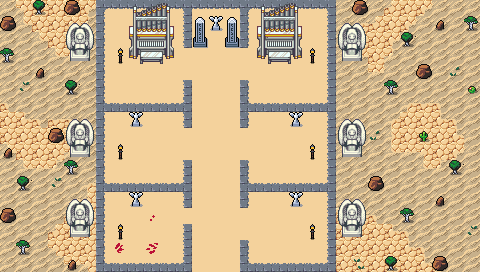

A level layout from a 2D game, rendered from its tile map. Below: a short description, then the map file with tile-grid data replaced by summaries:
An orthogonal 30x17 tile map with 16x16 px tiles, 4 tile layers (Collision, Background, Walls and Ground, Clutter), 3 tilesets and 20 objects.

<map version="1.10" tiledversion="1.11.2" orientation="orthogonal" renderorder="right-down" width="30" height="17" tilewidth="16" tileheight="16" infinite="0" nextlayerid="7" nextobjectid="94">
 <editorsettings>
  <export target="wastetown..tmx" format="tmx" />
 </editorsettings>
 <properties>
  <property name="dungeonEffect" value="{&quot;startBattleWithCard&quot;: [ &quot;Seraph Sanctuary&quot;, &quot;Avacynian Priest&quot; ]}" />
 </properties>
 <tileset firstgid="1" source="../../../../common/maps/tileset/main.tsx" />
 <tileset firstgid="10113" source="../../../../common/maps/tileset/buildings.tsx" />
 <tileset firstgid="11905" source="../../../../common/maps/tileset/dungeon/dungeon_bis.tsx" />
 <layer id="6" name="Collision" width="30" height="17">
  <data>[510 cells, 112 non-empty, 9 distinct tile ids]</data>
 </layer>
 <layer id="1" name="Background" width="30" height="17">
  <data>[510 cells, 510 non-empty, 3 distinct tile ids]</data>
 </layer>
 <layer id="2" name="Walls and Ground" width="30" height="17">
  <data>[510 cells, 213 non-empty, 32 distinct tile ids]</data>
 </layer>
 <layer id="3" name="Clutter" width="30" height="17">
  <properties>
   <property name="spriteLayer" type="bool" value="true" />
  </properties>
  <data>[510 cells, 109 non-empty, 31 distinct tile ids]</data>
 </layer>
 <objectgroup id="4" name="Objects">
  <object id="38" template="../../../../common/maps/obj/entry_up.tx" x="192" y="281" width="48" height="16">
   <properties>
    <property name="teleport" value="" />
   </properties>
  </object>
  <object id="48" template="../../obj/treasure.tx" x="112.504" y="95.8562">
   <properties>
    <property name="reward">[
  {
    "editions": [ "AVR", "SOI", "MID", "ISD" ],
    "type": "card",
    "cardTypes": ["Creature"],
    "subTypes": ["Angel"],
    "count": 3,
    "rarity": [ "Rare", "Mythic Rare" ]
  }
]
</property>
    <property name="spawn.Hard" type="bool" value="true" />
   </properties>
  </object>
  <object id="57" template="../../../../common/maps/obj/enemy.tx" x="210.955" y="80.9197">
   <properties>
    <property name="defeatDialog">[
   {
   "action": [
      {"advanceMapFlag":"enemiesDefeated"},
      {"deleteMapObject": -1}
    ]
   }
]</property>
    <property name="effect" value="{&quot;startBattleWithCard&quot;: [&quot;Scroll of Avacyn|AVR&quot;, &quot;Mask of Avacyn|ISD&quot;, &quot;Angel of Jubilation&quot;, &quot;Helvault|DKA&quot;]}" />
    <property name="enemy" value="Avacyn" />
    <property name="spawn.Easy" type="bool" value="false" />
    <property name="spawn.Normal" type="bool" value="false" />
    <property name="speedModifier" type="float" value="40" />
    <property name="threatRange" type="int" value="40" />
    <property name="waypoints" value="" />
   </properties>
  </object>
  <object id="58" template="../../../../common/maps/obj/enemy.tx" x="178.981" y="151.313">
   <properties>
    <property name="defeatDialog">[
   {
   "action": [
      {"advanceMapFlag":"enemiesDefeated"},
      {"deleteMapObject": -1}
    ]
   }
]</property>
    <property name="enemy" value="Gisela" />
    <property name="speedModifier" type="float" value="20" />
    <property name="threatRange" type="int" value="20" />
   </properties>
  </object>
  <object id="59" template="../../../../common/maps/obj/enemy.tx" x="237.626" y="149.646">
   <properties>
    <property name="defeatDialog">[
   {
   "action": [
      {"advanceMapFlag":"enemiesDefeated"},
      {"deleteMapObject": -1}
    ]
   }
]</property>
    <property name="enemy" value="Bruna" />
    <property name="speedModifier" type="float" value="20" />
    <property name="threatRange" type="int" value="20" />
   </properties>
  </object>
  <object id="60" template="../../../../common/maps/obj/enemy.tx" x="206.292" y="177.302">
   <properties>
    <property name="defeatDialog">[
   {
   "action": [
      {"advanceMapFlag":"enemiesDefeated"},
      {"deleteMapObject": -1}
    ]
   }
]</property>
    <property name="enemy" value="Sigarda" />
    <property name="speedModifier" type="float" value="20" />
    <property name="threatRange" type="int" value="20" />
   </properties>
  </object>
  <object id="61" template="../../../../common/maps/obj/enemy.tx" x="240.648" y="232.302">
   <properties>
    <property name="defeatDialog">[
   {
   "action": [
      {"advanceMapFlag":"enemiesDefeated"},
      {"deleteMapObject": -1}
    ]
   }
]</property>
    <property name="enemy" value="Liesa" />
    <property name="speedModifier" type="float" value="20" />
    <property name="threatRange" type="int" value="15" />
   </properties>
  </object>
  <object id="71" template="../../../../common/maps/obj/manashards.tx" x="288" y="226" />
  <object id="72" template="../../../../common/maps/obj/gold.tx" x="129.333" y="142.333" />
  <object id="74" template="../../obj/treasure.tx" x="303.5" y="95">
   <properties>
    <property name="reward">[
  {
    "editions": [ "AVR", "SOI", "MID", "ISD" ],
    "type": "card",
    "cardTypes": ["Creature"],
    "subTypes": ["Angel"],
    "count": 3,
    "rarity": [ "Rare", "Mythic Rare" ]
  }
]
</property>
    <property name="spawn.Hard" type="bool" value="true" />
    <property name="spawn.Normal" type="bool" value="true" />
   </properties>
  </object>
  <object id="76" template="../../../../common/maps/obj/dialog.tx" x="184" y="250.917" width="65.6667" height="15.5" visible="1">
   <properties>
    <property name="dialog">[
{
   "text": "The cathedral ahead is filled with angelic chanting, all praising the majestic angel at its back. Silver symbols adorn the church walls, depicing Avacyn's Collar, the symbol of her church.
Your manasight stone glows, sensing the power of the legends here.",
   "options": [{
      "name": "(Continue)", "action": [{"deleteMapObject":-1}]}]
}
]</property>
   </properties>
  </object>
  <object id="77" template="../../../../common/maps/obj/collision.tx" x="257.882" y="6.3102" width="44.2679" height="56.1083" />
  <object id="78" template="../../../../common/maps/obj/collision.tx" x="129.284" y="6.31019" width="44.2679" height="56.1083" />
  <object id="79" template="../../../../common/maps/obj/collision.tx" x="191.569" y="16.5121" width="17.4208" height="31.4089" />
  <object id="80" template="../../../../common/maps/obj/collision.tx" x="227.007" y="15.9752" width="17.4208" height="31.4089" />
  <object id="81" template="../../../../common/maps/obj/collision.tx" x="207.979" y="15.5658" width="17.4208" height="14.6589" />
  <object id="84" template="../../../../common/maps/obj/gold.tx" x="289.5" y="141.833" />
  </objectgroup>
</map>
<!-- 3 of 20 objects omitted -->
